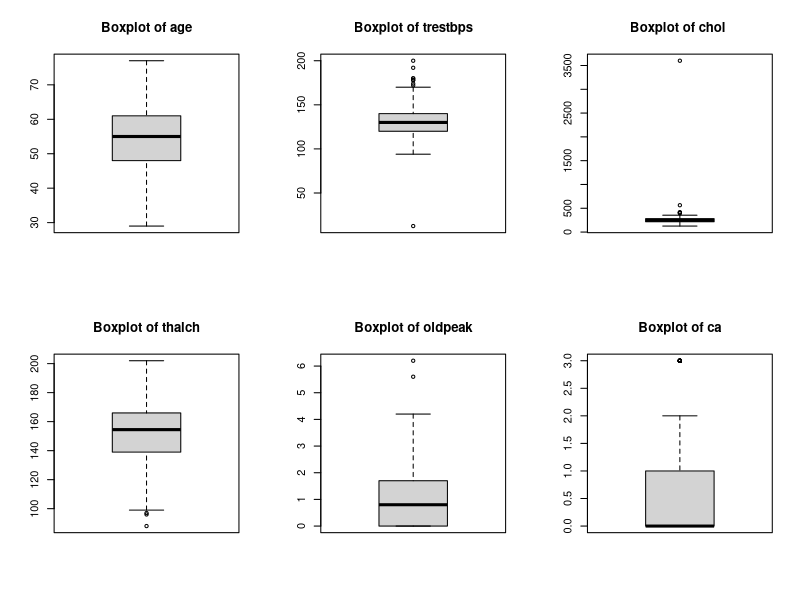
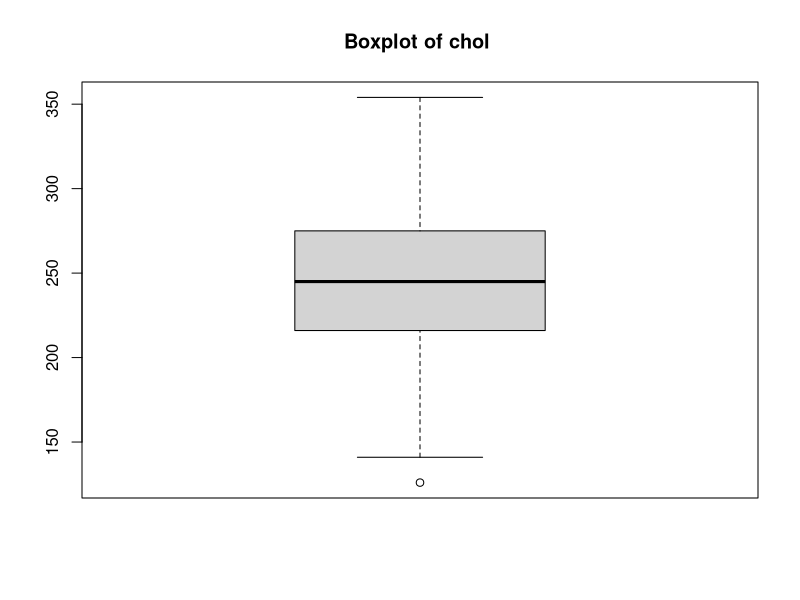

These figures' R source, in order:
data <- read.csv("heart_disease_uci - modified.csv", header = TRUE, sep = ",")



colSums(is.na(data))


data$age[is.na(data$age)] <- mean(data$age, na.rm = TRUE) 


mode_function <- function(x) {
  uniqx <- unique(x)
  uniqx[which.max(tabulate(match(x, uniqx)))]
}
data$ca[is.na(data$ca)] <- mode_function(data$ca)
data$thal[is.na(data$thal)] <- mode_function(data$thal)





par(mfrow = c(2,3)) 
boxplot(data$age, main="Boxplot of age")
boxplot(data$trestbps, main="Boxplot of trestbps")
boxplot(data$chol, main="Boxplot of chol ")
boxplot(data$thalch, main="Boxplot of thalch")
boxplot(data$oldpeak, main="Boxplot of oldpeak")
boxplot(data$ca, main="Boxplot of ca")
par(mfrow = c(1,1))


Q1 <- quantile(data$chol, 0.25, na.rm = TRUE)

Q3 <- quantile(data$chol, 0.75, na.rm = TRUE)
IQR_value <- Q3 - Q1


data <- data[data$chol >= (Q1 - 1.5 * IQR_value) & data$chol <= (Q3 + 1.5 * IQR_value), ]


boxplot(data$chol, main="Boxplot of chol ")




install.packages("dplyr")
library(dplyr)

levels_restecg <- c("lv hypertrophy", "normal")
labels_restecg <- c(1,2)
data$restecg <- factor(data$restecg, levels = levels_restecg, labels = labels_restecg)


data$num <- factor(data$num, levels = c(0, 1), labels = c("No Disease", "Has Disease"))
select(data,restecg,num)






min_max_normalize <- function(x) {
  return((x - min(x)) / (max(x) - min(x)))
}
data$trestbps <- min_max_normalize(data$trestbps)
select(data,trestbps)



data <- data[!duplicated(data), ]
str(data)


high_chol <- subset(data, chol > 200)
print(high_chol)




data$trestbps <- ifelse(data$trestbps <= 0, mean(data$trestbps[data$trestbps > 0]), data$trestbps)
data$thalch <- ifelse(data$thalch <= 0, mean(data$thalch[data$thalch > 0]), data$thalch)




table(data$num)

class0 <- data %>% filter(num == "No Disease")
class1 <- data %>% filter(num == "Has Disease")


diff <- nrow(class0) - nrow(class1)


set.seed(123)
new_class1 <- class1 %>% sample_n(diff, replace = TRUE)


data_balanced <- rbind(data, new_class1)


table(data_balanced$num)






set.seed(42)

train_indices <- sample(1:nrow(data_balanced), size = 0.7 * nrow(data_balanced))


trainData <- data_balanced[train_indices, ]
testData <- data_balanced[-train_indices, ]

dim(trainData)
dim(testData)






mean(data$trestbps); median(data$trestbps); mode_function(data$trestbps)
mean(data$oldpeak); median(data$oldpeak); mode_function(data$oldpeak)

mode_function(data$sex)
mode_function(data$cp)





range(data$chol)
IQR(data$chol)
var(data$chol)
sd(data$chol)

range(data_balanced$thalch)
IQR(data_balanced$thalch)
var(data_balanced$thalch)

sd(data_balanced$thalch)

